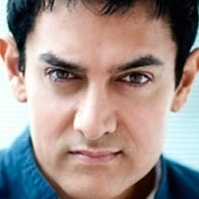
#> input picture dataset/dataset/faces/Aamir/face_101.jpg, 199 x 199 px, found by its file name; its folder holds only this picture in this run
$ python face_pca_ann.py
#> lines starting #> are read from the running program, lines starting #| are printed output that depends on the picture
import os, cv2, zipfile
import numpy as np

# 1️⃣ Unzip the dataset if not extracted
zip_path = r"C:\Users\HP\OneDrive\Documents\face reco\dataset.zip"
extract_path = r"C:\Users\HP\OneDrive\Documents\face reco\dataset"

if not os.path.exists(extract_path):
    with zipfile.ZipFile(zip_path, 'r') as zip_ref:
        zip_ref.extractall(extract_path)
    print("✅ Dataset extracted successfully!")
else:
    print("✅ Dataset already extracted.")

# 2️⃣ Define the function that loads images
def load_dataset(root_dir, size=(100, 100)):
#> called with size = (100, 100)
    images = []
    labels = []
    for person in sorted(os.listdir(root_dir)):
        person_path = os.path.join(root_dir, person)
        if not os.path.isdir(person_path):
            continue
        for filename in sorted(os.listdir(person_path)):
            img_path = os.path.join(person_path, filename)
            img = cv2.imread(img_path, cv2.IMREAD_GRAYSCALE)
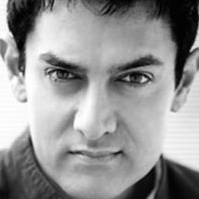
#> img: shape (199, 199); min 0, max 255, mean 148.1
            if img is None:
                continue
            img = cv2.resize(img, size)
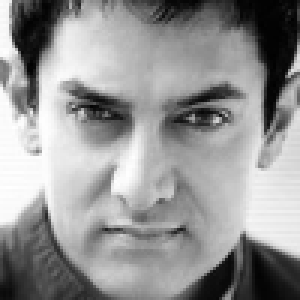
#> img: shape (100, 100) (shown 3 times larger); min 1, max 255, mean 148
            images.append(img.flatten().astype(np.float32))
            labels.append(person)
#> pass 2 of the loop in load_dataset, `for person in sorted(os.listdir(root_dir)):`:
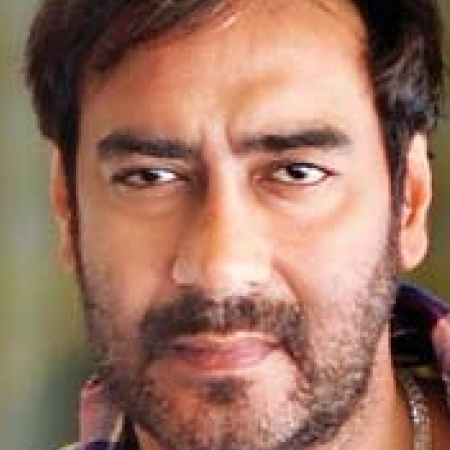
#> input picture dataset/dataset/faces/Ajay/face_1 - Copy.jpg, 450 x 450 px, found by its file name
#> in load_dataset, `img = cv2.imread(img_path, cv2.IMREAD_GRAYSCALE)`:
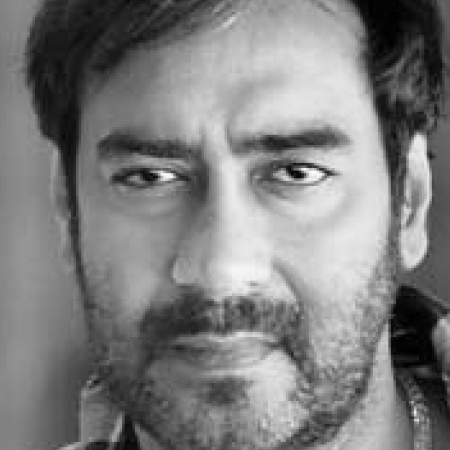
#> img: shape (450, 450); min 0, max 255, mean 125.8
#> in load_dataset, `img = cv2.resize(img, size)`:
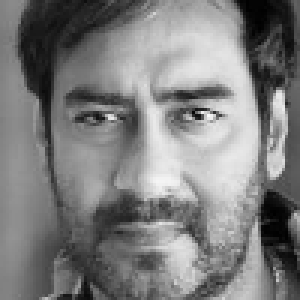
#> img: shape (100, 100) (shown 3 times larger); min 0, max 250, mean 125.8
    X = np.array(images).T
#> X = 10000 pairs, first value 1 to 255, second value 0 to 250
    labels = np.array(labels)
    return X, labels

# 3️⃣ Load the extracted dataset
X, labels = load_dataset(r"C:\Users\HP\OneDrive\Documents\face reco\dataset\dataset\faces", size=(100, 100))
print("Shape of X:", X.shape)
#| Shape of X: (10000, 2)
print("Number of labels:", len(labels))
#| Number of labels: 2
import matplotlib.pyplot as plt

# Compute the mean face (average of all images)
mean_face = np.mean(X, axis=1, keepdims=True)
#> mean_face = 10000 values, max 226 at index 5792, min 2 at index 387, mean 136.9

# Subtract mean from each image → mean-zero data (Δ)
Delta = X - mean_face
#> Delta = 10000 pairs, first value -113.5 to 119.5, second value -119.5 to 113.5

print("Mean face shape:", mean_face.shape)
#| Mean face shape: (10000, 1)
print("Delta shape:", Delta.shape)
#| Delta shape: (10000, 2)

# Show the mean face
plt.imshow(mean_face.reshape(100, 100), cmap='gray')
plt.title("Mean Face")
plt.axis('off')
plt.show()
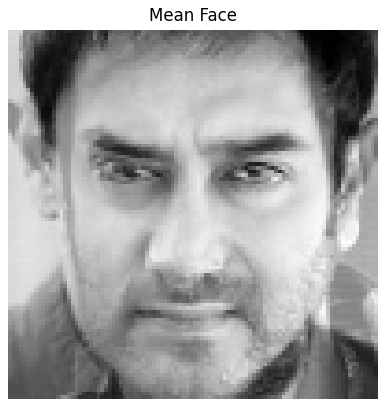
#> figure drawn by matplotlib, 1 panel

# -------------------- STEP 4: PCA / Eigenfaces --------------------
print("\nPerforming PCA... this may take a few seconds...")

# Compute SVD of the mean-zero matrix Δ
U, S, Vt = np.linalg.svd(Delta, full_matrices=False)
#> U = 10000 pairs, first value -0.0281 to 0.0267, second value -0.0374 to 0.296; S = [6016.5, 1.43e-13]; Vt = [[-0.707, 0.707], [0.707, 0.707]]

print("U shape:", U.shape)    # (mn, p)
#| U shape: (10000, 2)
print("S shape:", S.shape)    # (p,)
#| S shape: (2,)
print("Vt shape:", Vt.shape)  # (p, p)
#| Vt shape: (2, 2)

# Select top-k eigenfaces
k = 50   # you can try 10, 20, 50, 100 later
eigenfaces = U[:, :k]
#> eigenfaces has the same summary as U

# Normalize each eigenface (unit length)
eigenfaces /= np.linalg.norm(eigenfaces, axis=0, keepdims=True)

print(f"Top {k} eigenfaces computed!")

# Visualize the first 5 eigenfaces
import matplotlib.pyplot as plt
fig, axes = plt.subplots(1, 5, figsize=(12, 3))
for i, ax in enumerate(axes):
#> (the run stopped early here; a loop or call above may not have finished)
